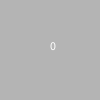
Frame 1 (no input)
Frame 60 (the mouse pressed at the canvas centre just before this capture): identical to frame 1, image omitted
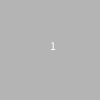
Frame 120 (the mouse held since frame 60 and released just before this capture)

The Processing sketch that drew these frames (run headless with seeded random() and noise(); from frame 60 on, the mouse is pressed at the canvas centre):

// Processing sketch: processing_186320
// ── processing_186320.pde

int number_of_presses = 0;
void setup() {}
void draw() {
  background(180);
  text(number_of_presses, width/2, height/2);
}
void mousePressed() {
  number_of_presses = number_of_presses + 1;
  println("mouse pressed " + number_of_presses);
}
